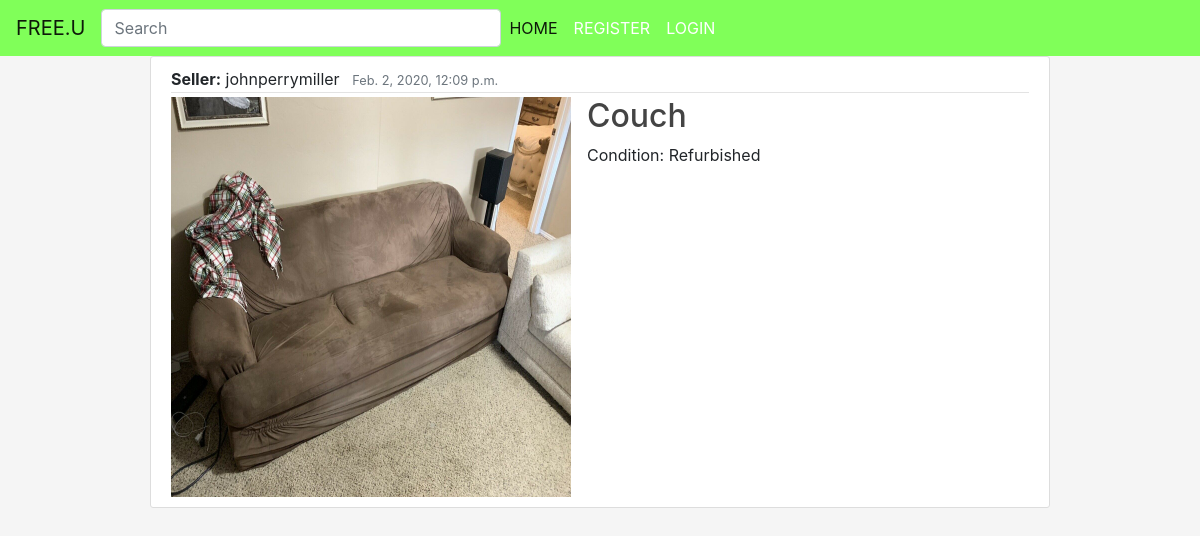
The page /itempost/15/ on the database its author committed.
### marketplace/models.py (models this page shows, shortened)
class ItemPost(models.Model):
    title = models.CharField(max_length=100)
    item_image = models.ImageField(blank=True, null=True)
    date_posted = models.DateTimeField(default=timezone.now)
    author = models.ForeignKey(User, on_delete=models.CASCADE)
    condition = models.CharField(max_length=20)

### marketplace/views.py (the view)
# urls.py: path('itempost/<int:pk>/', PostDetailView.as_view(), name= "itempost-detail"),
class PostDetailView(DetailView):
    model = ItemPost

### marketplace/templates/marketplace/ItemPost_detail.html (shortened to what this page needs)
{% extends "marketplace/base.html" %}
{% block content %}
  <article class="media content-section">
    <div class="media-body">
      <div class="article-metadata">
        <a class="mr-2" ><strong>Seller:</strong> {{ object.author }}</a>
        <small class="text-muted">{{ object.date_posted }}</small>
      </div>
      {% if object.item_image %}
          <div class = "article-img" id='biggerone'>
              <img src="{{ object.item_image.url }}" >
          </div>
      {% endif %}
      <h2><a class="article-title" href="{% url 'itempost-detail' object.id %}">{{ object.title }}</a></h2>
      <p class="article-content">Condition: {{ object.condition }}</p>
    </div>
  </article>
{% endblock content %}

### marketplace/static/marketplace/main.css (style rules this page uses)
body { margin: 0; background: whitesmoke }
#biggerone img { width:400px; height:400px; }
h2 { color:#34ca78; }
.content-section { margin: 0 auto; background: #ffffff; padding: 10px 20px; border: 1px solid #dddddd; border-radius: 3px; margin-bottom: 20px; width: 75%; height:100%; }
.article-title { color: #444444; }
.article-content { white-space: pre-line; }
.article-img img { height: 100px; width: 100px; margin-right: 16px; float: left; }
.article-metadata { padding-bottom: 1px; margin-bottom: 4px; border-bottom: 1px solid #e3e3e3 }

### rows shown on the page
ItemPost: author "johnperrymiller", date_posted "Feb. 2, 2020, 12:09 p.m.", item_image (picture), title "Couch", condition "Refurbished"
